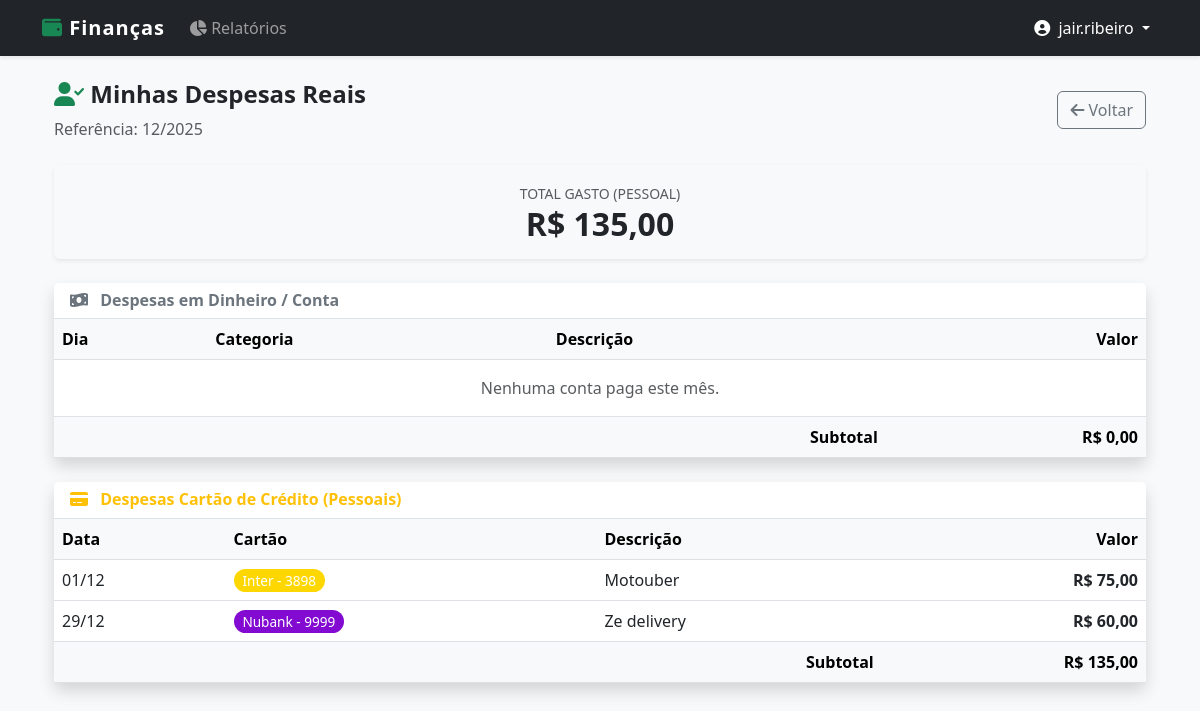
/relatorios/pessoal/ (signed in), run on an earlier commit of the app's database.
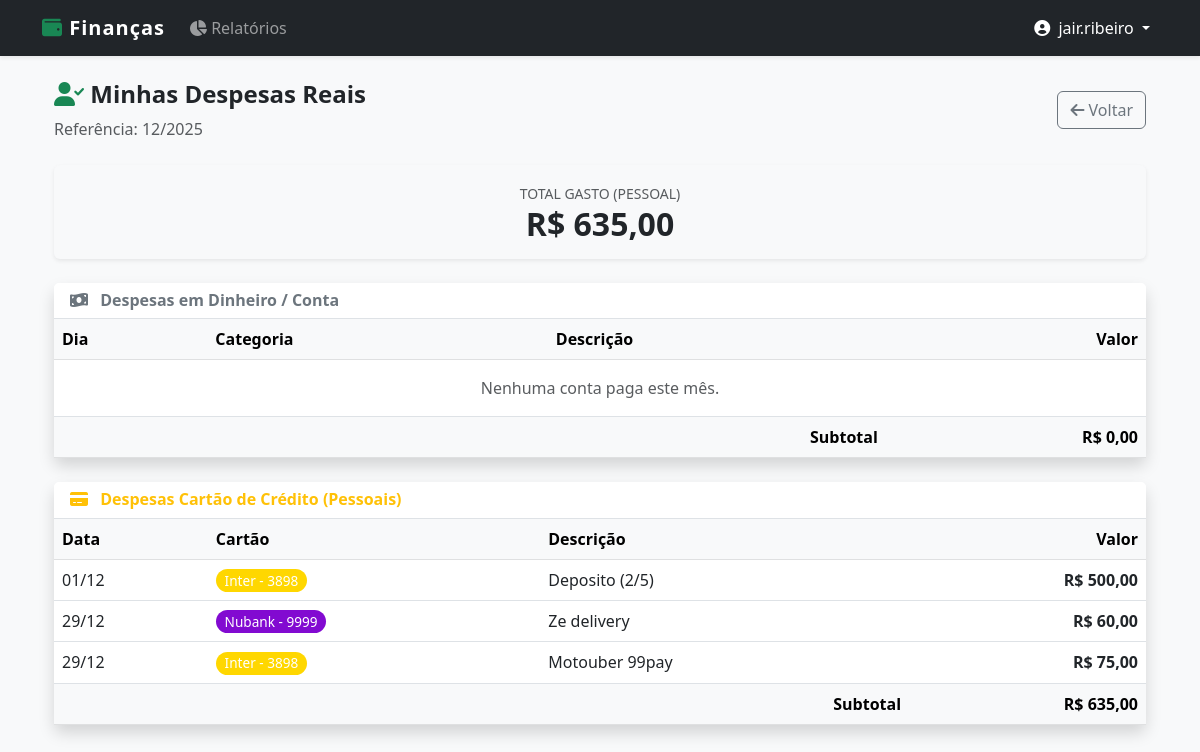
And on a later commit of the database.
### core/models.py (models this page shows, shortened)
class CompraCartao(models.Model):
    cartao = models.ForeignKey(CartaoCredito, on_delete=models.CASCADE)
    descricao = models.CharField(max_length=100)
    valor = models.DecimalField(max_digits=10, decimal_places=2)
    data_compra = models.DateField(default=date.today)
    is_parcelado = models.BooleanField(default=False, verbose_name="É parcelado?")
    qtd_parcelas = models.IntegerField(default=1, verbose_name="Qtd Parcelas")
    is_terceiro = models.BooleanField(default=False, verbose_name="É compra de terceiro?")
    terceiro = models.ForeignKey(Terceiro, on_delete=models.SET_NULL, null=True, blank=True, verbose_name="Pessoa")

class CartaoCredito(models.Model):
    CORES_CHOICES = (
        ('#820AD1', 'Roxo (Nubank)'),
        ('#FF8700', 'Laranja (Itaú)'),
        ('#CC092F', 'Vermelho (Bradesco/Santander)'),
        ('#FFD700', 'Dourado/Amarelo (Inter)'),
        ('#005CAA', 'Azul (Caixa/Azul)'),
        ('#000000', 'Preto (Black/C6)'),
        ('#28a745', 'Verde (Padrão)'),
        ('#6c757d', 'Cinza (Outros)'),
    )
    usuario = models.ForeignKey(User, on_delete=models.CASCADE)
    nome = models.CharField(max_length=50) # Ex: Nubank
    ultimos_digitos = models.CharField(max_length=4) # Ex: 1234
    cor = models.CharField(max_length=7, choices=CORES_CHOICES, default='#28a745')

### core/views.py (the view)
# urls.py: path('relatorios/pessoal/', views.detalhe_despesas_pessoais, name='detalhe_despesas_pessoais'),
@login_required
def detalhe_despesas_pessoais(request):
    import calendar
    try:
        mes = int(request.GET.get('mes', date.today().month))
        ano = int(request.GET.get('ano', date.today().year))
    except:
        mes = date.today().month
        ano = date.today().year
    ultimo_dia = calendar.monthrange(ano, mes)[1]
    data_inicio = date(ano, mes, 1)
    data_fim = date(ano, mes, ultimo_dia)
    despesas_conta = Transacao.objects.filter(
        usuario=request.user,
        categoria__tipo='D', # Somente Despesas
        data__range=[data_inicio, data_fim]
    ).order_by('data')
    despesas_cartao = CompraCartao.objects.filter(
        cartao__usuario=request.user,
        is_terceiro=False, # <--- O segredo está aqui
        data_compra__range=[data_inicio, data_fim]
    ).order_by('data_compra')
    total_conta = despesas_conta.aggregate(Sum('valor'))['valor__sum'] or 0
    total_cartao = despesas_cartao.aggregate(Sum('valor'))['valor__sum'] or 0
    total_geral = total_conta + total_cartao
    return render(request, 'core/despesas_pessoais.html', {
        'despesas_conta': despesas_conta,
        'despesas_cartao': despesas_cartao,
        'total_conta': total_conta,
        'total_cartao': total_cartao,
        'total_geral': total_geral,
        'mes': mes, 'ano': ano
    })

### core/templates/core/despesas_pessoais.html (shortened to what the changed rows need)
{% extends 'core/base.html' %} {% block content %}
<div class="container mt-3">
  <div class="card border-0 shadow-sm mb-4 bg-light">
    <div class="card-body text-center">
      <small class="text-uppercase text-muted">Total Gasto (Pessoal)</small>
      <h2 class="text-dark fw-bold mb-0">R$ {{ total_geral|floatformat:2 }}</h2>
    </div>
  </div>
  <div class="row">
    <div class="col-md-12 mb-4">
      <div class="card shadow border-0">
        <div class="card-body p-0">
          <table class="table table-hover align-middle mb-0">
            <thead class="table-light">
              <tr>
                <th>Dia</th>
                <th>Categoria</th>
                <th>Descrição</th>
                <th class="text-end">Valor</th>
              </tr>
            </thead>
          </table>
        </div>
      </div>
    </div>
    <div class="col-md-12">
      <div class="card shadow border-0">
        <div class="card-body p-0">
          <table class="table table-hover align-middle mb-0">
            <thead class="table-light">
              <tr>
                <th>Data</th>
                <th>Cartão</th>
                <th>Descrição</th>
                <th class="text-end">Valor</th>
              </tr>
            </thead>
            <tbody>
              {% for item in despesas_cartao %}
              <tr>
                <td>{{ item.data_compra|date:"d/m" }}</td>
                <td>
                  <span
                    class="badge rounded-pill"
                    style="background-color: {{ item.cartao.cor }}; font-weight: normal; font-size: 0.85rem;"
                  >
                    {{ item.cartao.nome }} - {{ item.cartao.ultimos_digitos }}
                  </span>
                </td>
                <td>{{ item.descricao }}</td>
                <td class="text-end fw-bold">
                  R$ {{ item.valor|floatformat:2 }}
                </td>
              </tr>
              {% empty %}
              <tr>
                <td colspan="4" class="text-center py-3 text-muted">
                  Nenhuma compra pessoal no cartão.
                </td>
              </tr>
              {% endfor %}
            </tbody>
            <tfoot class="table-light">
              <tr>
                <td colspan="3" class="text-end fw-bold">Subtotal</td>
                <td class="text-end fw-bold">
                  R$ {{ total_cartao|floatformat:2 }}
                </td>
              </tr>
            </tfoot>
          </table>
        </div>
      </div>
    </div>
  </div>
</div>
{% endblock %}

What changed in the data, as far as the page shows it:
added CompraCartao: data_compra "01/12", cartao.nome "Inter", cartao.ultimos_digitos "3898", descricao "Deposito (2/5)", valor "500,00"
shown differently, row unchanged: CompraCartao "Ze delivery": moves up the list
changed CompraCartao: data_compra "01/12" → "29/12"; descricao "Motouber" → "Motouber 99pay"
Also different on the page:
{{ total_geral|floatformat:2 }}: "135,00" → "635,00"
{{ total_cartao|floatformat:2 }}: "135,00" → "635,00"
